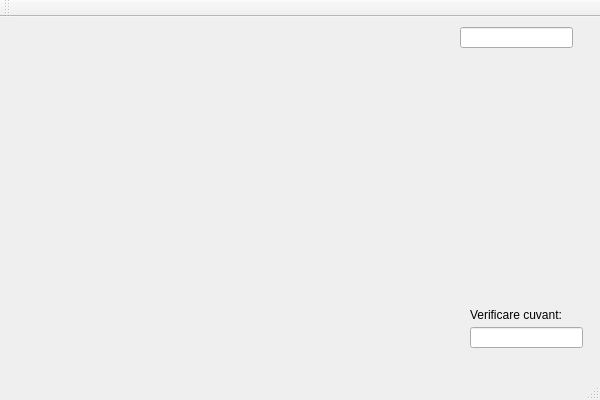
<?xml version="1.0" encoding="UTF-8"?>
<ui version="4.0">
 <class>GUI_AutomatonClass</class>
 <widget class="QMainWindow" name="GUI_AutomatonClass">
  <property name="geometry">
   <rect>
    <x>0</x>
    <y>0</y>
    <width>600</width>
    <height>400</height>
   </rect>
  </property>
  <property name="windowTitle">
   <string>GUI_Automaton</string>
  </property>
  <widget class="QWidget" name="centralWidget">
   <widget class="QLineEdit" name="input">
    <property name="geometry">
     <rect>
      <x>460</x>
      <y>10</y>
      <width>113</width>
      <height>21</height>
     </rect>
    </property>
   </widget>
   <widget class="QLineEdit" name="input_2">
    <property name="geometry">
     <rect>
      <x>470</x>
      <y>310</y>
      <width>113</width>
      <height>21</height>
     </rect>
    </property>
   </widget>
   <widget class="QLabel" name="label">
    <property name="geometry">
     <rect>
      <x>470</x>
      <y>290</y>
      <width>111</width>
      <height>16</height>
     </rect>
    </property>
    <property name="text">
     <string>Verificare cuvant:</string>
    </property>
   </widget>
  </widget>
  <widget class="QMenuBar" name="menuBar">
   <property name="geometry">
    <rect>
     <x>0</x>
     <y>0</y>
     <width>600</width>
     <height>22</height>
    </rect>
   </property>
  </widget>
  <widget class="QToolBar" name="mainToolBar">
   <attribute name="toolBarArea">
    <enum>TopToolBarArea</enum>
   </attribute>
   <attribute name="toolBarBreak">
    <bool>false</bool>
   </attribute>
  </widget>
  <widget class="QStatusBar" name="statusBar"/>
 </widget>
 <layoutdefault spacing="6" margin="11"/>
 <resources>
  <include location="GUI_Automaton.qrc"/>
 </resources>
 <connections/>
</ui>
